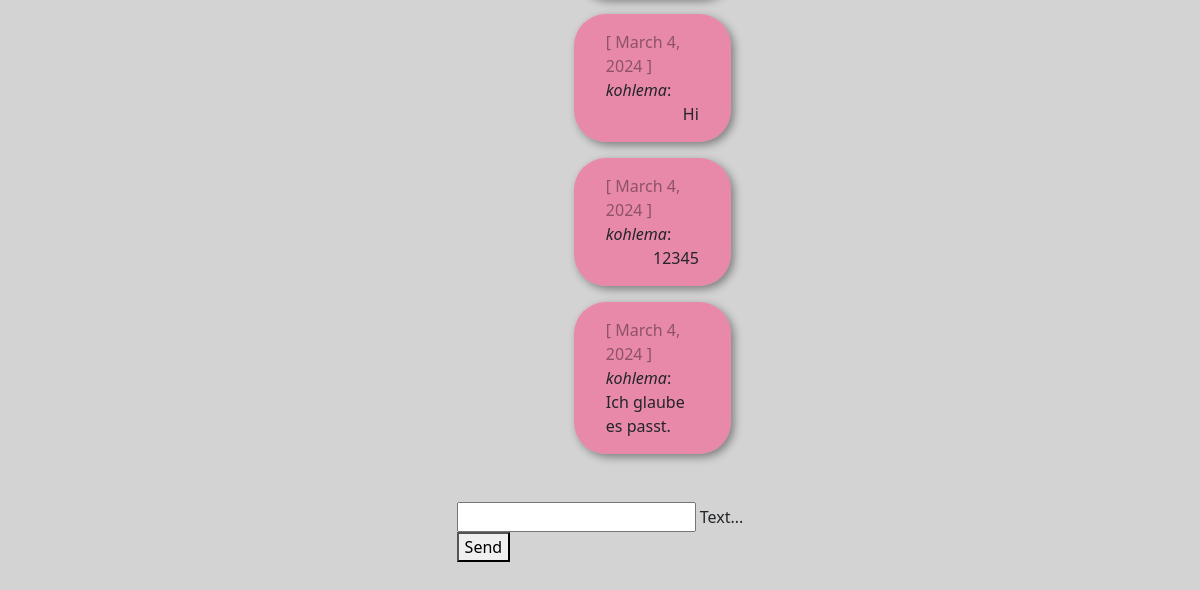
The page /chat/ (signed in, lower part) on the database as committed earlier.
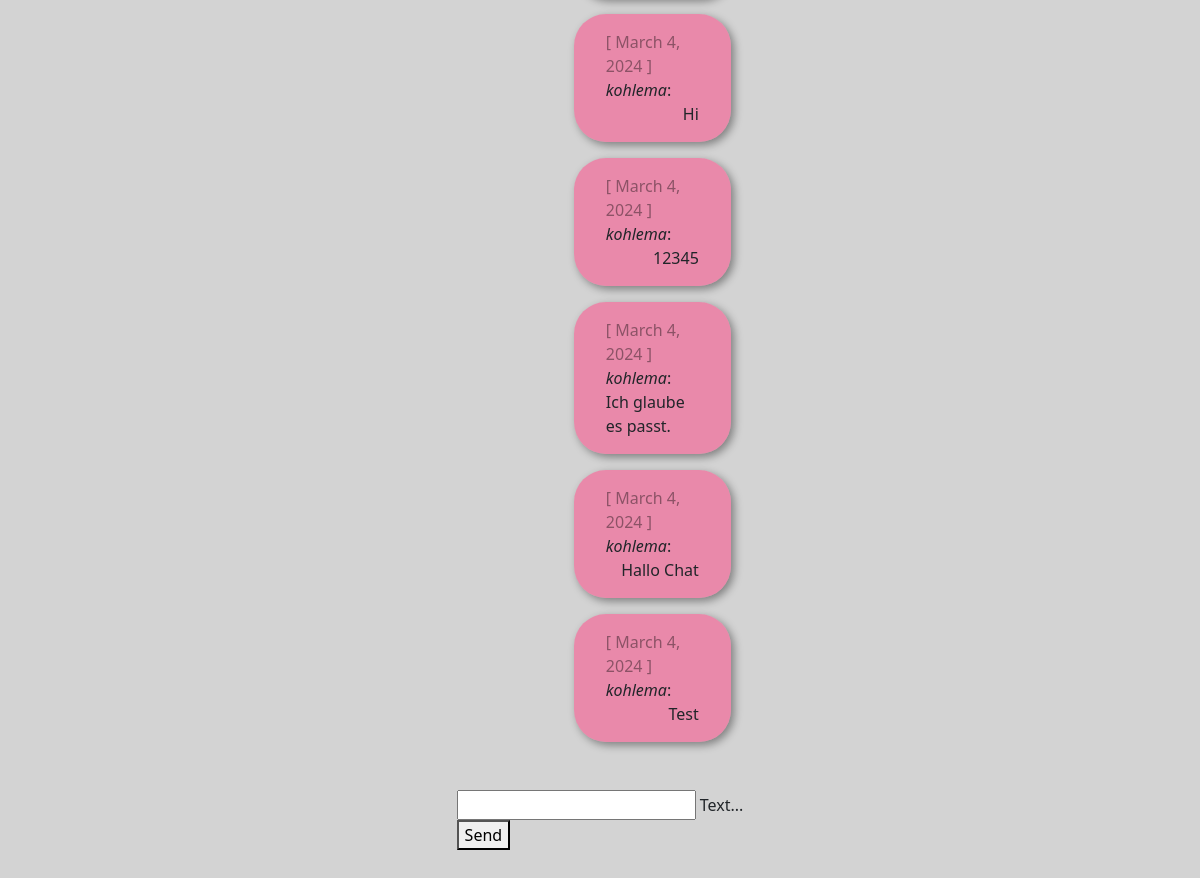
The same page on the database as committed later.
### chat/models.py (models this page shows)
class Message(models.Model):
    text = models.CharField(max_length=500)
    created_at = models.DateField(default=date.today)
    chat = models.ForeignKey(Chat, on_delete=models.CASCADE, related_name='chat_message_set', default=None, blank=True, null=True)
    author = models.ForeignKey(settings.AUTH_USER_MODEL, on_delete=models.CASCADE, related_name='author_message_set')
    receiver = models.ForeignKey(settings.AUTH_USER_MODEL, on_delete=models.CASCADE, related_name='receiver_message_set')

### chat/views.py (the view)
# urls.py: path('', lambda request: redirect('chat')),
@login_required(login_url='/login/')        #Check if user is logged in, if not refers to login.
def chat(request):
    if isRequestPost(request):
        testChat = Chat.objects.get(id=chat_id_number)
        new_message = createMessage(request, testChat)
        serialized_message = serializeJson(request, new_message)
        return JsonResponse(serialized_message, safe=False)
    chat_messages = filterChatMessages(chat_id_number)
    return render(
        request,
        'chat/chat.html',
        {'chat_messages': chat_messages}
    )

### chat/utils.py (called while the page is built)
def isRequestPost(request):
    return request.method == 'POST'

def filterChatMessages(id_number):
    return Message.objects.filter(chat__id=id_number)

### chat/templates/chat/chat.html (shortened to what this page needs)
{% extends "base.html" %}
{% block content %} {% if request.user.is_authenticated %}
<div class="page-chat">
	<div id="messageContainer">
		{% for message in chat_messages %}
		{% if request.user.is_authenticated and request.user == message.author %}
		<div class="message__right">
			<div class="message--user message__bubble--user">
				<div>
					<span class="color-gray">[ {{ message.created_at }} ]</span>
					<i>{{ message.author }}</i>:
				</div>
				{{ message.text }}
			</div>
		</div>
		{% endif %} {% endfor %}
	</div>
	<form
		onsubmit="sendMessage(); return false;"
		method="POST"
		id="chatForm"
		class="form-style"
	>
		<div
			class="mdl-textfield mdl-js-textfield mdl-textfield--floating-label"
		>
			<input
				name="messageField"
				class="mdl-textfield__input"
				type="text"
				id="messageField"
			/>
			<label class="mdl-textfield__label" for="messageField"
				>Text...</label
			>
		</div>
		<button
			class="mdl-button mdl-js-button mdl-button--raised mdl-js-ripple-effect mdl-button--accent"
			type="submit"
		>
			Send
		</button>
	</form>
</div>
{% else %}
<h1>Not logged in!</h1>
<p>
	You are not logged in. Please log in.<br />
	Please follow the Link for <a href="{% url 'login_user' %}">Login</a>.
</p>
{% endif %} {% endblock %}

Rows that differ between the two databases and show on the page:
added Message: created_at "March 4, 2024", author "kohlema", text "Hallo Chat"
added Message: created_at "March 4, 2024", author "kohlema", text "Test"
